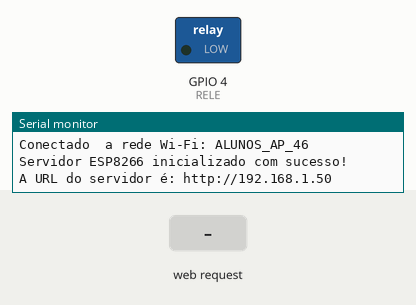
This sketch was run on a simulated ESP8266 (NodeMCU). Parts: switched loads named in the sketch (green lamp = pin HIGH), the last lines printed to the serial monitor. The test bench sets the inputs (shaded band). WiFi joins after 1.5 s; servers stay silent unless stated.

Above: at 3.3 s.
3.4 s: HTTP request GET /ligar_bomba received
At 4.4 s:
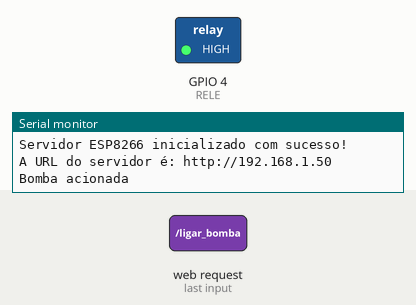
6.4 s: HTTP request GET /desligar_bomba received
At 6.7 s:
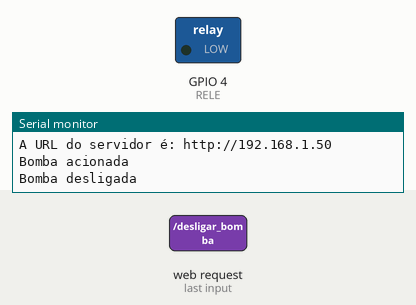
Timing chart, 0 to 9.4 s (numbered marks = the images above; inputs shaded):
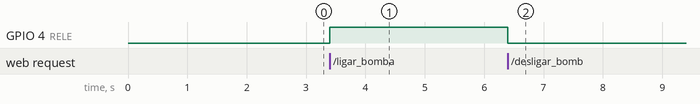

The sketch:

irriga__o.ino
```cpp
// ----- Bibliotecas -----
#include <ESP8266WiFi.h>
#include <ESP8266WebServer.h>

// ----- Constantes -----
const int SENSOR_UMIDADE = 0;
const int RELE = 4;

const char* ssid = "ALUNOS_AP_46"; /* Add your router's SSID */
const char* password = "";         /*Add the password */

// ----- Variáveis -----
int umidade_solo = 0;

// ----- Configuração do Servidor -----
ESP8266WebServer server(8080);

void setup() {
  pinMode(SENSOR_UMIDADE, INPUT);
  pinMode(RELE, OUTPUT);

  Serial.begin(115200);
  Serial.println("Conectando ao: " + (String) ssid);

  WiFi.mode(WIFI_STA);        /* Configure ESP8266 in STA Mode */
  WiFi.begin(ssid, password); /* Connect to Wi-Fi based on above SSID and Password */

  while (WiFi.status() != WL_CONNECTED) {
    Serial.print("*");
    delay(1000);
  }

  Serial.print("\n");
  Serial.print("Conectado  a rede Wi-Fi: ");
  Serial.println(WiFi.SSID());
  delay(100);

  Serial.print("\n");

  // Configura as funções das páginas
  server.on("/", handle_pagina_inicial);
  server.on("/umidade", handle_umidade);
  server.on("/temperatura_ar", handle_umidade);
  server.on("/ligar_bomba", handle_ligar_bomba);
  server.on("/desligar_bomba", handle_desligar_bomba);

  server.onNotFound(handle_nao_existe);

  // Inicializa o servidor
  server.begin();

  Serial.println("Servidor ESP8266 inicializado com sucesso!");
  Serial.print("\n");
  Serial.print("A URL do servidor é: ");
  Serial.print("http://");
  Serial.println(WiFi.localIP());
  Serial.print("\n");
}

/*
 * Resposta da página inicial
 */
void handle_pagina_inicial()
{
  server.send(200, "text/html", "Projeto de irrigação");
}

/*
 * Resposta de uma página que não existe
 */
void handle_nao_existe()
{
  server.send(200, "text/html", "Endpoint não existe ou incorreto");
}

void handle_ligar_bomba(){

  Serial.println("Bomba acionada");
  digitalWrite(RELE, HIGH);
  server.send(200, "text/html", "bomba ligada");

}

void handle_desligar_bomba(){

  Serial.println("Bomba desligada");
  digitalWrite(RELE, LOW);
  server.send(200, "text/html", "bomba desligada");
}

void handle_umidade()
{

  umidade_solo = analogRead(SENSOR_UMIDADE);

  umidade_solo = map(umidade_solo, 300, 600, 100, 0);

  Serial.println("Umidade solo: " + (String) umidade_solo);
  server.send(200, "text/html", (String) umidade_solo);
}

void loop() {

  // Responde às requisições feitas
  server.handleClient();

}
```

Measured:
- after the input at 3.4 s, GPIO 4 (RELE): LOW → HIGH at once
- after the input at 6.4 s, GPIO 4 (RELE): HIGH → LOW at once
